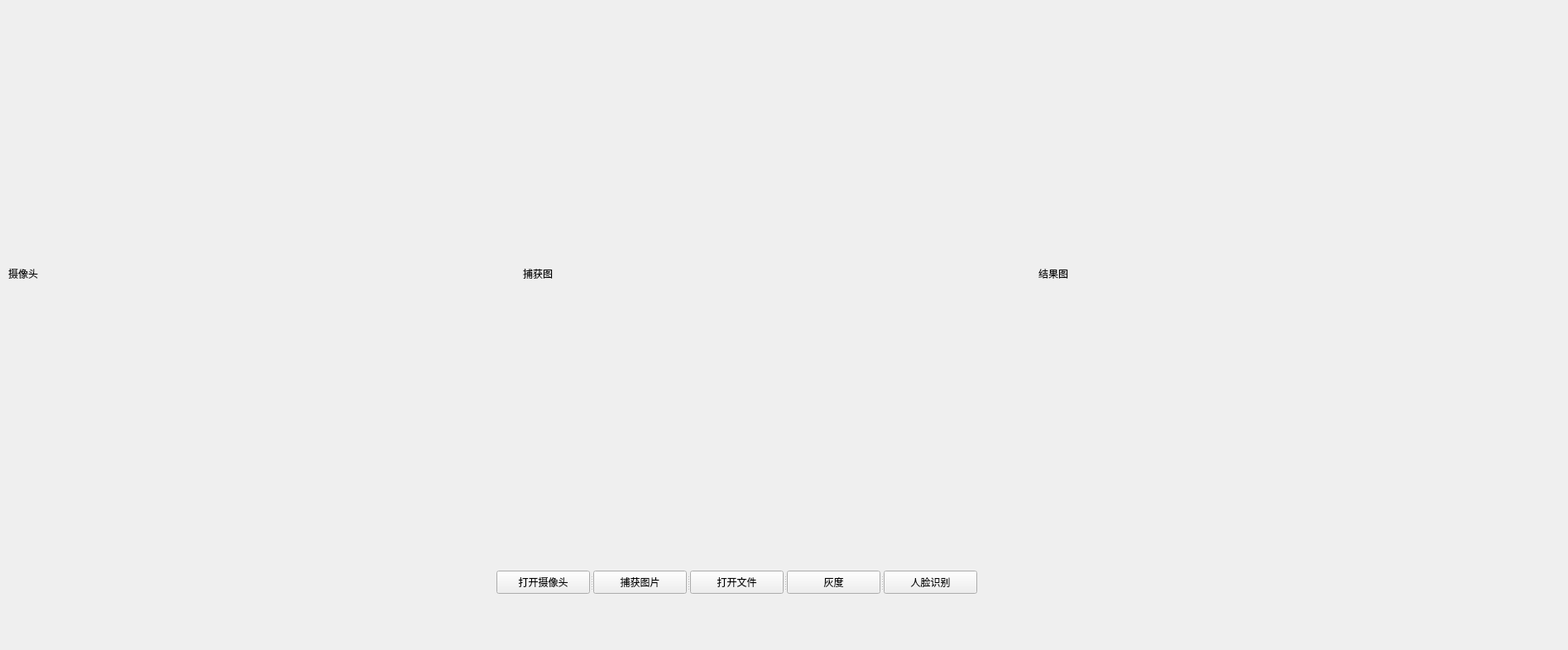
<?xml version="1.0" encoding="UTF-8"?>
<ui version="4.0">
 <class>MainWindow</class>
 <widget class="QMainWindow" name="MainWindow">
  <property name="geometry">
   <rect>
    <x>0</x>
    <y>0</y>
    <width>1895</width>
    <height>786</height>
   </rect>
  </property>
  <property name="windowTitle">
   <string>MainWindow</string>
  </property>
  <widget class="QWidget" name="centralwidget">
   <widget class="QSplitter" name="splitter">
    <property name="geometry">
     <rect>
      <x>600</x>
      <y>690</y>
      <width>581</width>
      <height>28</height>
     </rect>
    </property>
    <property name="orientation">
     <enum>Qt::Horizontal</enum>
    </property>
    <widget class="QPushButton" name="btnOpenCamera">
     <property name="text">
      <string>打开摄像头</string>
     </property>
    </widget>
    <widget class="QPushButton" name="btnCapture">
     <property name="text">
      <string>捕获图片</string>
     </property>
    </widget>
    <widget class="QPushButton" name="btnReadImage">
     <property name="text">
      <string>打开文件</string>
     </property>
    </widget>
    <widget class="QPushButton" name="btnGray">
     <property name="text">
      <string>灰度</string>
     </property>
    </widget>
    <widget class="QPushButton" name="btnThreshold">
     <property name="text">
      <string>人脸识别</string>
     </property>
    </widget>
   </widget>
   <widget class="QWidget" name="">
    <property name="geometry">
     <rect>
      <x>10</x>
      <y>10</y>
      <width>1861</width>
      <height>641</height>
     </rect>
    </property>
    <layout class="QHBoxLayout" name="horizontalLayout">
     <item>
      <widget class="QLabel" name="labelCamera">
       <property name="text">
        <string>摄像头</string>
       </property>
      </widget>
     </item>
     <item>
      <widget class="QLabel" name="labelCapture">
       <property name="text">
        <string>捕获图</string>
       </property>
      </widget>
     </item>
     <item>
      <widget class="QLabel" name="labelResult">
       <property name="text">
        <string>结果图</string>
       </property>
      </widget>
     </item>
    </layout>
   </widget>
  </widget>
  <widget class="QMenuBar" name="menubar">
   <property name="geometry">
    <rect>
     <x>0</x>
     <y>0</y>
     <width>1895</width>
     <height>26</height>
    </rect>
   </property>
  </widget>
  <widget class="QStatusBar" name="statusbar">
   <property name="sizeGripEnabled">
    <bool>false</bool>
   </property>
  </widget>
 </widget>
 <resources/>
 <connections>
  <connection>
   <sender>btnReadImage</sender>
   <signal>clicked()</signal>
   <receiver>MainWindow</receiver>
   <slot>btnReadImage_Clicked()</slot>
   <hints>
    <hint type="sourcelabel">
     <x>337</x>
     <y>348</y>
    </hint>
    <hint type="destinationlabel">
     <x>375</x>
     <y>78</y>
    </hint>
   </hints>
  </connection>
  <connection>
   <sender>btnGray</sender>
   <signal>clicked()</signal>
   <receiver>MainWindow</receiver>
   <slot>btnGray_Clicked()</slot>
   <hints>
    <hint type="sourcelabel">
     <x>454</x>
     <y>373</y>
    </hint>
    <hint type="destinationlabel">
     <x>375</x>
     <y>330</y>
    </hint>
   </hints>
  </connection>
  <connection>
   <sender>btnOpenCamera</sender>
   <signal>clicked()</signal>
   <receiver>MainWindow</receiver>
   <slot>btnOpenCamera_Clicked()</slot>
   <hints>
    <hint type="sourcelabel">
     <x>62</x>
     <y>357</y>
    </hint>
    <hint type="destinationlabel">
     <x>67</x>
     <y>311</y>
    </hint>
   </hints>
  </connection>
  <connection>
   <sender>btnCapture</sender>
   <signal>clicked()</signal>
   <receiver>MainWindow</receiver>
   <slot>btnCapture_Clicked()</slot>
   <hints>
    <hint type="sourcelabel">
     <x>185</x>
     <y>363</y>
    </hint>
    <hint type="destinationlabel">
     <x>217</x>
     <y>47</y>
    </hint>
   </hints>
  </connection>
  <connection>
   <sender>btnThreshold</sender>
   <signal>clicked()</signal>
   <receiver>MainWindow</receiver>
   <slot>btnThreshold_Clicked()</slot>
   <hints>
    <hint type="sourcelabel">
     <x>515</x>
     <y>359</y>
    </hint>
    <hint type="destinationlabel">
     <x>473</x>
     <y>286</y>
    </hint>
   </hints>
  </connection>
 </connections>
 <slots>
  <slot>btnReadImage_Clicked()</slot>
  <slot>btnGray_Clicked()</slot>
  <slot>btnThreshold_Clicked()</slot>
  <slot>btnOpenCamera_Clicked()</slot>
  <slot>btnCapture_Clicked()</slot>
 </slots>
</ui>
